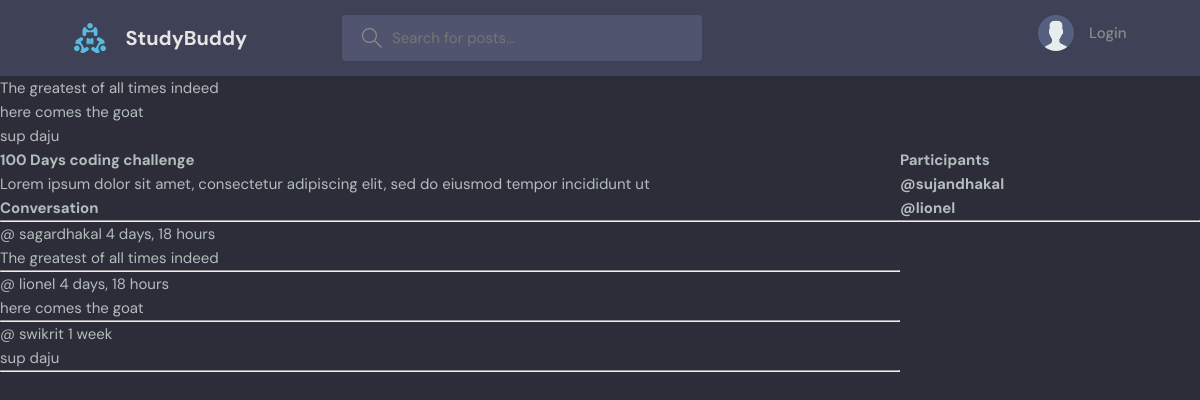
The app's page /room/2 with its own data.
### base/models.py (models this page shows, shortened)
class Message(models.Model):
    user = models.ForeignKey(User , on_delete= models.CASCADE)
    room = models.ForeignKey(Room, on_delete=models.CASCADE)
    body = models.TextField()
    updated = models.DateTimeField(auto_now= True)
    created = models.DateTimeField(auto_now_add= True)
    def __str__(self):
        return self.body[0:50]

class Room(models.Model):
    host = models.ForeignKey(User , on_delete= models.SET_NULL , null= True)
    topic = models.ForeignKey(Topic , on_delete= models.SET_NULL , null= True)
    name = models.CharField(max_length=200)
    description = models.TextField(null= True , blank= True)
    participants = models.ManyToManyField(User , related_name='participants' , blank= True)
    updated = models.DateTimeField(auto_now= True)
    created = models.DateTimeField(auto_now_add= True)
    class Meta:
        ordering = ['-updated' , '-created']

### base/views.py (the view, shortened to what this page needs)
# urls.py: path('room/<str:pk>' , views.room , name= 'room'),
def room(request , pk):
    room = Room.objects.get(id = pk)
    messages = room.message_set.all().order_by('-created')
    participants = room.participants.all()
    context = {'room' : room , 'messages' : messages, 'participants': participants}
    return render(request , 'base/room.html' , context)

### base/templates/base/room.html (shortened to what this page needs)
{% extends 'main.html' %} {% block content %}
<div class="room-container">
  <div class="comment-wrapper">
    <h1>{{room.name}}</h1>
    <p>{{room.description}}</p>
    <h3>Conversation</h3>
    <hr />
    {% for message in messages %}
    <div>
      <small>@ {{message.user}} {{message.created|timesince}}</small>
      <br />
      <p>{{message.body}}</p>
      <hr />
    </div>
    {% endfor %}
  </div>
  <div>
    <h2>
      Participants {% for user in participants%}
      <p>@{{user.username}}</p>
      {% endfor%}
    </h2>
    <hr />
  </div>
</div>
{% endblock content %}

### templates/main.html (shortened to what this page needs)
<!DOCTYPE html>
{% load static %}
<html lang="en">
  <head>
    <link rel="stylesheet" href="{% static 'styles/style.css'%}" />
  </head>
  <body>
    {% include 'navbar.html' %} {% if messages%}
    <ul class="messages">
      {% for message in messages %}
      <li>{{ message }}</li>
      {% endfor %}
    </ul>
    {% endif%} {% block content %} {% endblock %}
  </body>
</html>

### static/styles/style.css (style rules this page uses)
:root { --color-main: #71c6dd; --color-main-light: #e1f6fb; --color-dark: #3f4156; --color-dark-medium: #51546e; --color-dark-light: #696d97; --color-light: #e5e5e5; --color-gray: #8b8b8b; --color-light-gray: #b2bdbd; --color-bg: #2d2d39; --color-success: #5dd693; --color-error: #fc4b0b; }
* { font-family: "DM Sans", -apple-system, BlinkMacSystemFont, "Segoe UI", Roboto, Oxygen, Ubuntu, Cantarell, "Open Sans", "Helvetica Neue", sans-serif; margin: 0; padding: 0; box-sizing: border-box; text-rendering: optimizeLegibility; font-size: inherit; }
html { font-size: 56.25%; }
@media only screen and (min-width: 1200px) { html { font-size: 62.5%; } }
body { line-height: 1.6; font-weight: 400; font-size: 1.5rem; color: var(--color-light-gray); background-color: var(--color-bg); min-height: 100vh; }

### base/templates/base/room.html (style rules this page uses)
.room-container { display: grid; grid-template-columns: 3fr 1fr; }

### records on screen
Message: body "The greatest of all times indeed", user "sagardhakal", created "4 days, 18 hours"
Message: body "here comes the goat", user "lionel", created "4 days, 18 hours"
Message: body "sup daju", user "swikrit", created "1 week"
Room: name "100 Days coding challenge", description "Lorem ipsum dolor sit amet, consectetur adipiscing elit, sed do eiusmod tempor incididunt ut"

### other values on screen
{{ user.username }} "sujandhakal"
{{ user.username }} "lionel"
